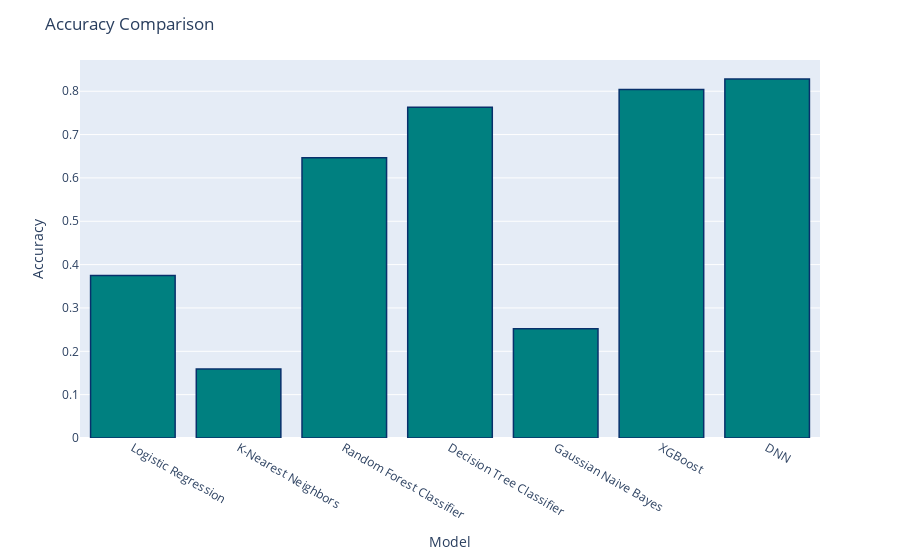
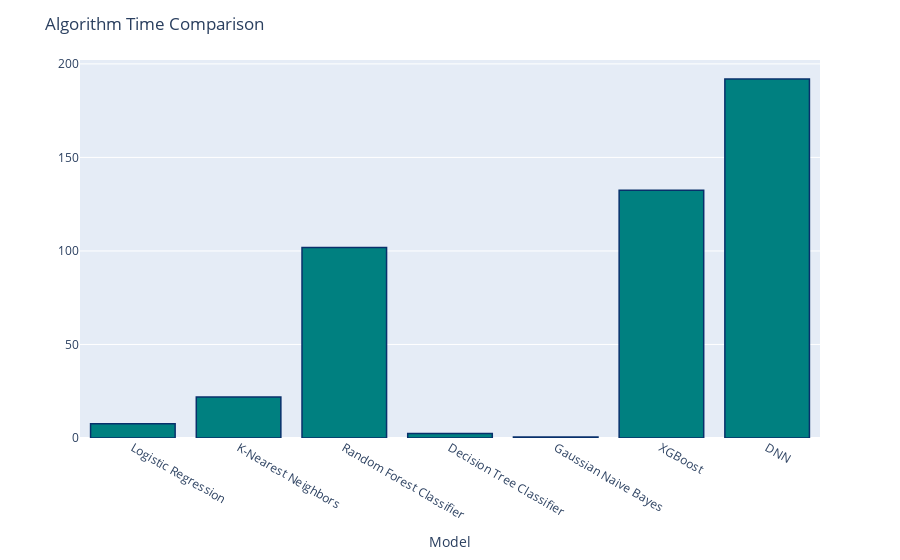
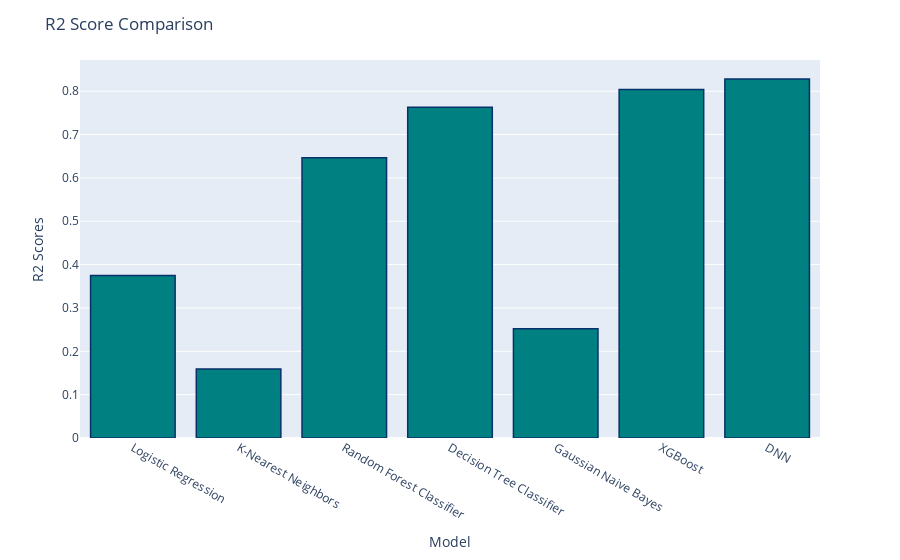
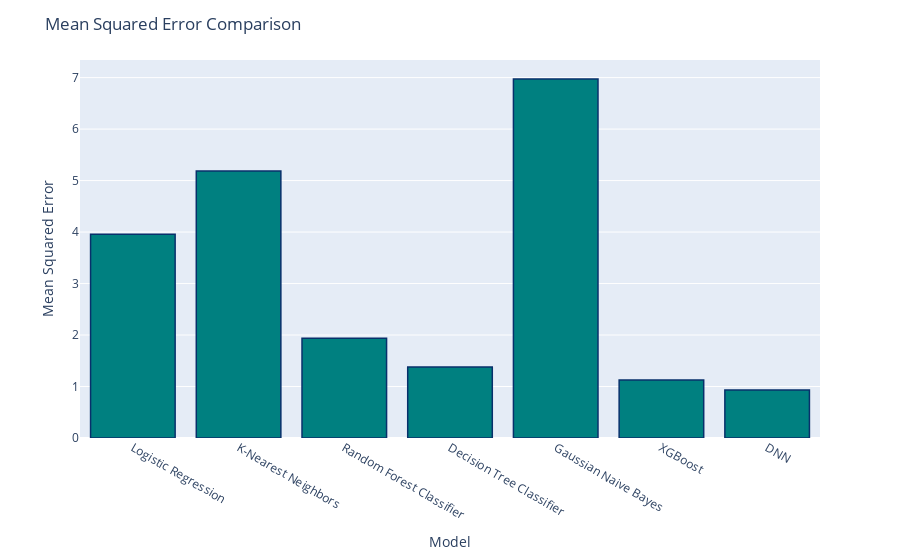

Notebook code for these charts, in order:
### Code cell
# Visualizations
import plotly.express as px
import plotly.graph_objects as go

# Accuracy Comparison
fig_accuracy = px.bar(x=list(accuracies.keys()), y=list(accuracies.values()))
fig_accuracy.update_traces(marker_color='teal', marker_line_color='rgb(8,48,107)', marker_line_width=1.5)
fig_accuracy.update_layout(title="Accuracy Comparison", xaxis_title="Model", yaxis_title="Accuracy")
fig_accuracy.show()

# Algorithm Time Comparison
fig_algorithm_time = px.bar(x=list(algo_time.keys()), y=list(algo_time.values()))
fig_algorithm_time.update_traces(marker_color='teal', marker_line_color='rgb(8,48,107)', marker_line_width=1.5)
fig_algorithm_time.update_layout(title="Algorithm Time Comparison", xaxis_title="Model", yaxis_title="")
fig_algorithm_time.show()

# R2 Score Comparison
fig_r2_scores = px.bar(x=list(r2_scores.keys()), y=list(r2_scores.values()))
fig_r2_scores.update_traces(marker_color='teal', marker_line_color='rgb(8,48,107)', marker_line_width=1.5)
fig_r2_scores.update_layout(title="R2 Score Comparison", xaxis_title="Model", yaxis_title="R2 Scores")
fig_r2_scores.show()

# Mean Squared Error Comparison
fig_mse = px.bar(x=list(mean_squared_errors.keys()), y=list(mean_squared_errors.values()))
fig_mse.update_traces(marker_color='teal', marker_line_color='rgb(8,48,107)', marker_line_width=1.5)
fig_mse.update_layout(title="Mean Squared Error Comparison", xaxis_title="Model", yaxis_title="Mean Squared Error")
fig_mse.show()

# ROC Score Comparison
fig_roc_auc = go.Figure()

for drug_class, data in roc_auc_scores.items():
    fig_roc_auc.add_trace(go.Bar(name=drug_class, x=list(data.keys()), y=list(data.values())))

fig_roc_auc.update_traces(marker_color='teal', marker_line_color='rgb(8,48,107)', marker_line_width=1.5)
fig_roc_auc.update_layout(title="ROC Score Comparison", xaxis_title="Model", yaxis_title="ROC Scores", barmode='group')
fig_roc_auc.show()

# Combined Comparison
combined_fig = go.Figure(data=[
    go.Bar(name='Accuracies', x=list(accuracies.keys()), y=list(accuracies.values())),
    go.Bar(name='R2 Scores', x=list(r2_scores.keys()), y=list(r2_scores.values())),
    go.Bar(name='Mean Squared Errors', x=list(mean_squared_errors.keys()), y=list(mean_squared_errors.values())),
    # *[
    #     go.Bar(name=f'{drug_class} ROC AUC', x=list(roc_auc_scores[drug_class].keys()), y=list(roc_auc_scores[drug_class].values()))
    #     for drug_class in roc_auc_scores.keys()
    # ]
])

# Change the bar mode
combined_fig.update_layout(barmode='group')
combined_fig.show()

### Figure 1 — Plotly figure (JSON) as saved in the notebook; plotly's stock layout.template omitted (floating-point values rounded to 4 significant figures)
{"data": [{"alignmentgroup": "True", "hovertemplate": "x=%{x}<br>y=%{y}<extra></extra>", "legendgroup": "", "marker": {"color": "teal", "line": {"color": "rgb(8,48,107)", "width": 1.5}, "pattern": {"shape": ""}}, "name": "", "offsetgroup": "", "orientation": "v", "showlegend": false, "textposition": "auto", "type": "bar", "x": ["Logistic Regression", "K-Nearest Neighbors", "Random Forest Classifier", "Decision Tree Classifier", "Gaussian Naive Bayes", "XGBoost", "DNN"], "xaxis": "x", "y": [0.3749, 0.159, 0.6463, 0.7633, 0.2521, 0.8041, 0.8285], "yaxis": "y"}], "layout": {"barmode": "relative", "legend": {"tracegroupgap": 0}, "margin": {"t": 60}, "title": {"text": "Accuracy Comparison"}, "xaxis": {"anchor": "y", "domain": [0, 1], "title": {"text": "Model"}}, "yaxis": {"anchor": "x", "domain": [0, 1], "title": {"text": "Accuracy"}}}}

### Figure 2 — Plotly figure (JSON) as saved in the notebook; plotly's stock layout.template omitted (floating-point values rounded to 4 significant figures)
{"data": [{"alignmentgroup": "True", "hovertemplate": "x=%{x}<br>y=%{y}<extra></extra>", "legendgroup": "", "marker": {"color": "teal", "line": {"color": "rgb(8,48,107)", "width": 1.5}, "pattern": {"shape": ""}}, "name": "", "offsetgroup": "", "orientation": "v", "showlegend": false, "textposition": "auto", "type": "bar", "x": ["Logistic Regression", "K-Nearest Neighbors", "Random Forest Classifier", "Decision Tree Classifier", "Gaussian Naive Bayes", "XGBoost", "DNN"], "xaxis": "x", "y": [7.614, 21.88, 101.8, 2.461, 0.486, 132.5, 192.0], "yaxis": "y"}], "layout": {"barmode": "relative", "legend": {"tracegroupgap": 0}, "margin": {"t": 60}, "title": {"text": "Algorithm Time Comparison"}, "xaxis": {"anchor": "y", "domain": [0, 1], "title": {"text": "Model"}}, "yaxis": {"anchor": "x", "domain": [0, 1], "title": {"text": ""}}}}

### Figure 3 — Plotly figure (JSON) as saved in the notebook; plotly's stock layout.template omitted (floating-point values rounded to 4 significant figures)
{"data": [{"alignmentgroup": "True", "hovertemplate": "x=%{x}<br>y=%{y}<extra></extra>", "legendgroup": "", "marker": {"color": "teal", "line": {"color": "rgb(8,48,107)", "width": 1.5}, "pattern": {"shape": ""}}, "name": "", "offsetgroup": "", "orientation": "v", "showlegend": false, "textposition": "auto", "type": "bar", "x": ["Logistic Regression", "K-Nearest Neighbors", "Random Forest Classifier", "Decision Tree Classifier", "Gaussian Naive Bayes", "XGBoost", "DNN"], "xaxis": "x", "y": [0.3749, 0.159, 0.6463, 0.7633, 0.2521, 0.8041, 0.8285], "yaxis": "y"}], "layout": {"barmode": "relative", "legend": {"tracegroupgap": 0}, "margin": {"t": 60}, "title": {"text": "R2 Score Comparison"}, "xaxis": {"anchor": "y", "domain": [0, 1], "title": {"text": "Model"}}, "yaxis": {"anchor": "x", "domain": [0, 1], "title": {"text": "R2 Scores"}}}}

### Figure 4 — Plotly figure (JSON) as saved in the notebook; plotly's stock layout.template omitted (floating-point values rounded to 4 significant figures)
{"data": [{"alignmentgroup": "True", "hovertemplate": "x=%{x}<br>y=%{y}<extra></extra>", "legendgroup": "", "marker": {"color": "teal", "line": {"color": "rgb(8,48,107)", "width": 1.5}, "pattern": {"shape": ""}}, "name": "", "offsetgroup": "", "orientation": "v", "showlegend": false, "textposition": "auto", "type": "bar", "x": ["Logistic Regression", "K-Nearest Neighbors", "Random Forest Classifier", "Decision Tree Classifier", "Gaussian Naive Bayes", "XGBoost", "DNN"], "xaxis": "x", "y": [3.957, 5.186, 1.937, 1.378, 6.975, 1.126, 0.9324], "yaxis": "y"}], "layout": {"barmode": "relative", "legend": {"tracegroupgap": 0}, "margin": {"t": 60}, "title": {"text": "Mean Squared Error Comparison"}, "xaxis": {"anchor": "y", "domain": [0, 1], "title": {"text": "Model"}}, "yaxis": {"anchor": "x", "domain": [0, 1], "title": {"text": "Mean Squared Error"}}}}
